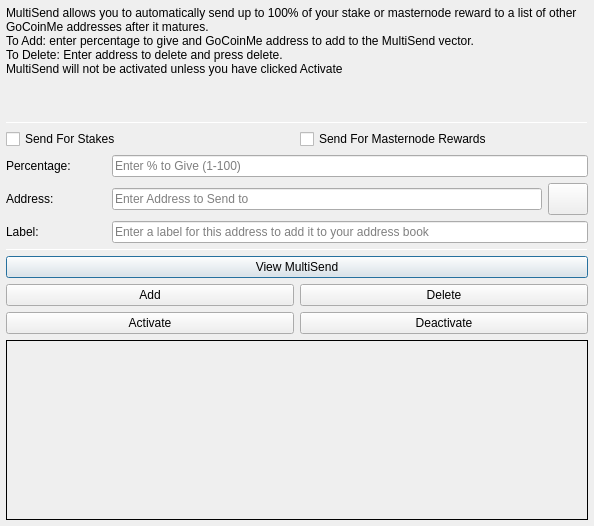
<?xml version="1.0" encoding="UTF-8"?>
<ui version="4.0">
 <class>MultiSendDialog</class>
 <widget class="QDialog" name="MultiSendDialog">
  <property name="windowModality">
   <enum>Qt::NonModal</enum>
  </property>
  <property name="geometry">
   <rect>
    <x>0</x>
    <y>0</y>
    <width>594</width>
    <height>526</height>
   </rect>
  </property>
  <property name="windowTitle">
   <string>MultiSend</string>
  </property>
  <layout class="QVBoxLayout" name="verticalLayout" stretch="0">
   <property name="leftMargin">
    <number>6</number>
   </property>
   <property name="topMargin">
    <number>6</number>
   </property>
   <property name="rightMargin">
    <number>6</number>
   </property>
   <property name="bottomMargin">
    <number>6</number>
   </property>
   <item>
    <layout class="QVBoxLayout" name="verticalLayout_Main" stretch="1,1,1,0,1,1,1">
     <item>
      <widget class="QLabel" name="label_2">
       <property name="lineWidth">
        <number>1</number>
       </property>
       <property name="text">
        <string>MultiSend allows you to automatically send up to 100% of your stake or masternode reward to a list of other GoCoinMe addresses after it matures.
To Add: enter percentage to give and GoCoinMe address to add to the MultiSend vector.
To Delete: Enter address to delete and press delete.
MultiSend will not be activated unless you have clicked Activate</string>
       </property>
       <property name="alignment">
        <set>Qt::AlignLeading|Qt::AlignLeft|Qt::AlignTop</set>
       </property>
       <property name="wordWrap">
        <bool>true</bool>
       </property>
      </widget>
     </item>
     <item>
      <widget class="Line" name="line">
       <property name="minimumSize">
        <size>
         <width>0</width>
         <height>1</height>
        </size>
       </property>
       <property name="maximumSize">
        <size>
         <width>16777215</width>
         <height>1</height>
        </size>
       </property>
       <property name="orientation">
        <enum>Qt::Horizontal</enum>
       </property>
      </widget>
     </item>
     <item>
      <layout class="QVBoxLayout" name="verticalLayout_Settings">
       <item>
        <layout class="QHBoxLayout" name="horizontalLayout">
         <item>
          <widget class="QCheckBox" name="multiSendStakeCheckBox">
           <property name="text">
            <string>Send For Stakes</string>
           </property>
          </widget>
         </item>
         <item>
          <widget class="QCheckBox" name="multiSendMasternodeCheckBox">
           <property name="text">
            <string>Send For Masternode Rewards</string>
           </property>
          </widget>
         </item>
        </layout>
       </item>
       <item>
        <layout class="QHBoxLayout" name="horizontalLayout_6">
         <item>
          <widget class="QLabel" name="label">
           <property name="minimumSize">
            <size>
             <width>100</width>
             <height>0</height>
            </size>
           </property>
           <property name="toolTip">
            <string>Percentage of stake to send</string>
           </property>
           <property name="text">
            <string>Percentage:</string>
           </property>
          </widget>
         </item>
         <item>
          <widget class="QLineEdit" name="multiSendPercentEdit">
           <property name="toolTip">
            <string>Enter whole numbers 1 - 100</string>
           </property>
           <property name="placeholderText">
            <string>Enter % to Give (1-100)</string>
           </property>
          </widget>
         </item>
        </layout>
       </item>
       <item>
        <layout class="QHBoxLayout" name="horizontalLayout_7">
         <item>
          <widget class="QLabel" name="label_5">
           <property name="minimumSize">
            <size>
             <width>100</width>
             <height>0</height>
            </size>
           </property>
           <property name="toolTip">
            <string>Address to send portion of stake to</string>
           </property>
           <property name="text">
            <string>Address:</string>
           </property>
          </widget>
         </item>
         <item>
          <widget class="QLineEdit" name="multiSendAddressEdit">
           <property name="toolTip">
            <string/>
           </property>
           <property name="placeholderText">
            <string>Enter Address to Send to</string>
           </property>
          </widget>
         </item>
         <item>
          <widget class="QPushButton" name="addressBookButton">
           <property name="maximumSize">
            <size>
             <width>16777215</width>
             <height>32</height>
            </size>
           </property>
           <property name="toolTip">
            <string>Choose an address from the address book</string>
           </property>
           <property name="text">
            <string/>
           </property>
           <property name="icon">
            <iconset resource="../gocoinme.qrc">
             <normaloff>:/icons/address-book</normaloff>:/icons/address-book</iconset>
           </property>
           <property name="shortcut">
            <string>Alt+A</string>
           </property>
           <property name="autoDefault">
            <bool>false</bool>
           </property>
          </widget>
         </item>
        </layout>
       </item>
      </layout>
     </item>
     <item>
      <layout class="QHBoxLayout" name="horizontalLayout_3">
       <item>
        <widget class="QLabel" name="label_3">
         <property name="minimumSize">
          <size>
           <width>100</width>
           <height>0</height>
          </size>
         </property>
         <property name="text">
          <string>Label:</string>
         </property>
        </widget>
       </item>
       <item>
        <widget class="QLineEdit" name="labelAddressLabelEdit">
         <property name="placeholderText">
          <string>Enter a label for this address to add it to your address book</string>
         </property>
        </widget>
       </item>
      </layout>
     </item>
     <item>
      <widget class="Line" name="line_2">
       <property name="minimumSize">
        <size>
         <width>0</width>
         <height>1</height>
        </size>
       </property>
       <property name="maximumSize">
        <size>
         <width>16777215</width>
         <height>1</height>
        </size>
       </property>
       <property name="orientation">
        <enum>Qt::Horizontal</enum>
       </property>
      </widget>
     </item>
     <item>
      <layout class="QVBoxLayout" name="verticalLayout_Buttons">
       <item>
        <layout class="QHBoxLayout" name="horizontalLayout_4">
         <item>
          <widget class="QPushButton" name="viewButton">
           <property name="toolTip">
            <string/>
           </property>
           <property name="statusTip">
            <string>View MultiSend Vector</string>
           </property>
           <property name="text">
            <string>View MultiSend</string>
           </property>
          </widget>
         </item>
        </layout>
       </item>
       <item>
        <layout class="QHBoxLayout" name="horizontalLayout_2">
         <item>
          <widget class="QPushButton" name="addButton">
           <property name="toolTip">
            <string/>
           </property>
           <property name="statusTip">
            <string>Add to MultiSend Vector</string>
           </property>
           <property name="text">
            <string>Add</string>
           </property>
          </widget>
         </item>
         <item>
          <widget class="QPushButton" name="deleteButton">
           <property name="toolTip">
            <string/>
           </property>
           <property name="statusTip">
            <string>Delete Address From MultiSend Vector</string>
           </property>
           <property name="text">
            <string>Delete</string>
           </property>
          </widget>
         </item>
        </layout>
       </item>
       <item>
        <layout class="QHBoxLayout" name="horizontalLayout_5">
         <item>
          <widget class="QPushButton" name="activateButton">
           <property name="statusTip">
            <string>Activate MultiSend</string>
           </property>
           <property name="text">
            <string>Activate</string>
           </property>
          </widget>
         </item>
         <item>
          <widget class="QPushButton" name="disableButton">
           <property name="statusTip">
            <string>Deactivate MultiSend</string>
           </property>
           <property name="text">
            <string>Deactivate</string>
           </property>
          </widget>
         </item>
        </layout>
       </item>
      </layout>
     </item>
     <item>
      <widget class="QLabel" name="message">
       <property name="minimumSize">
        <size>
         <width>0</width>
         <height>180</height>
        </size>
       </property>
       <property name="frameShape">
        <enum>QFrame::Panel</enum>
       </property>
       <property name="frameShadow">
        <enum>QFrame::Plain</enum>
       </property>
       <property name="lineWidth">
        <number>1</number>
       </property>
       <property name="midLineWidth">
        <number>1</number>
       </property>
       <property name="text">
        <string/>
       </property>
       <property name="alignment">
        <set>Qt::AlignLeading|Qt::AlignLeft|Qt::AlignTop</set>
       </property>
       <property name="wordWrap">
        <bool>true</bool>
       </property>
      </widget>
     </item>
    </layout>
   </item>
  </layout>
 </widget>
 <resources>
  <include location="../gocoinme.qrc"/>
 </resources>
 <connections/>
</ui>
